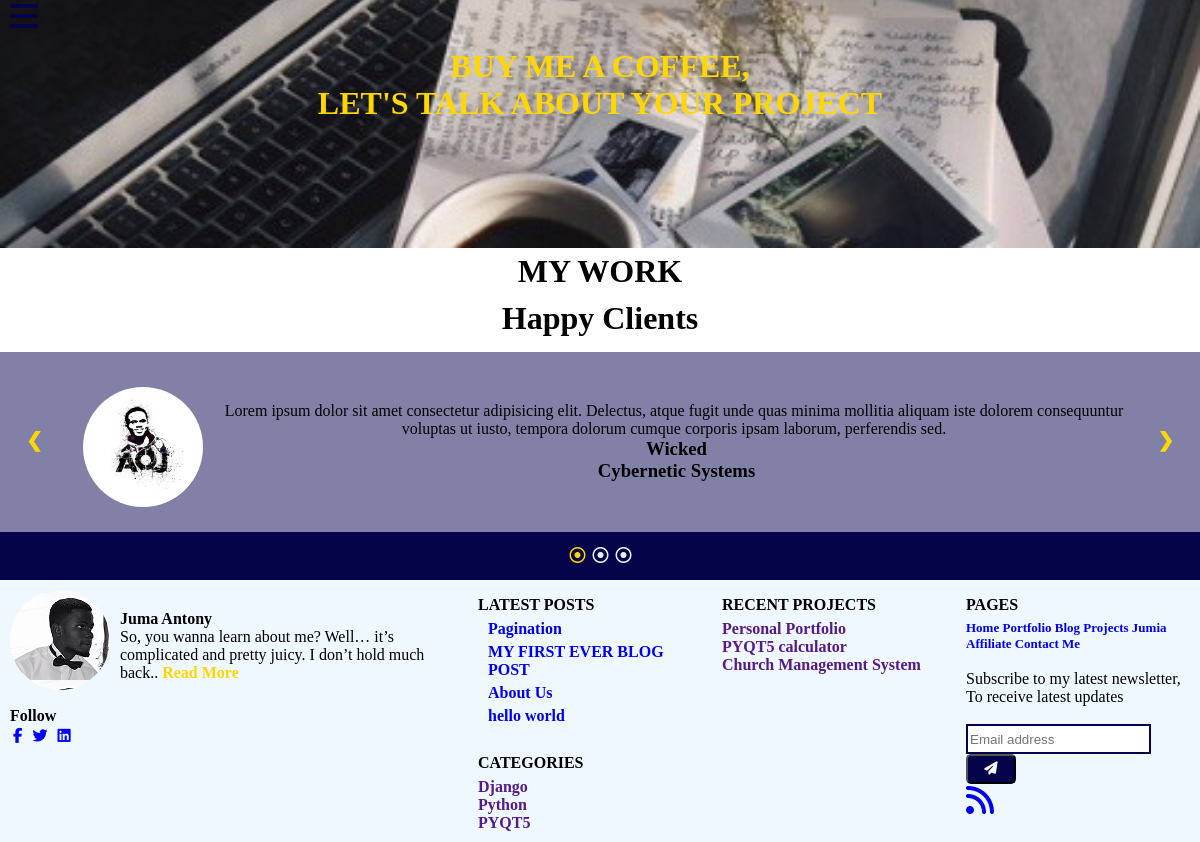
The page /projects.html on the database as committed earlier.
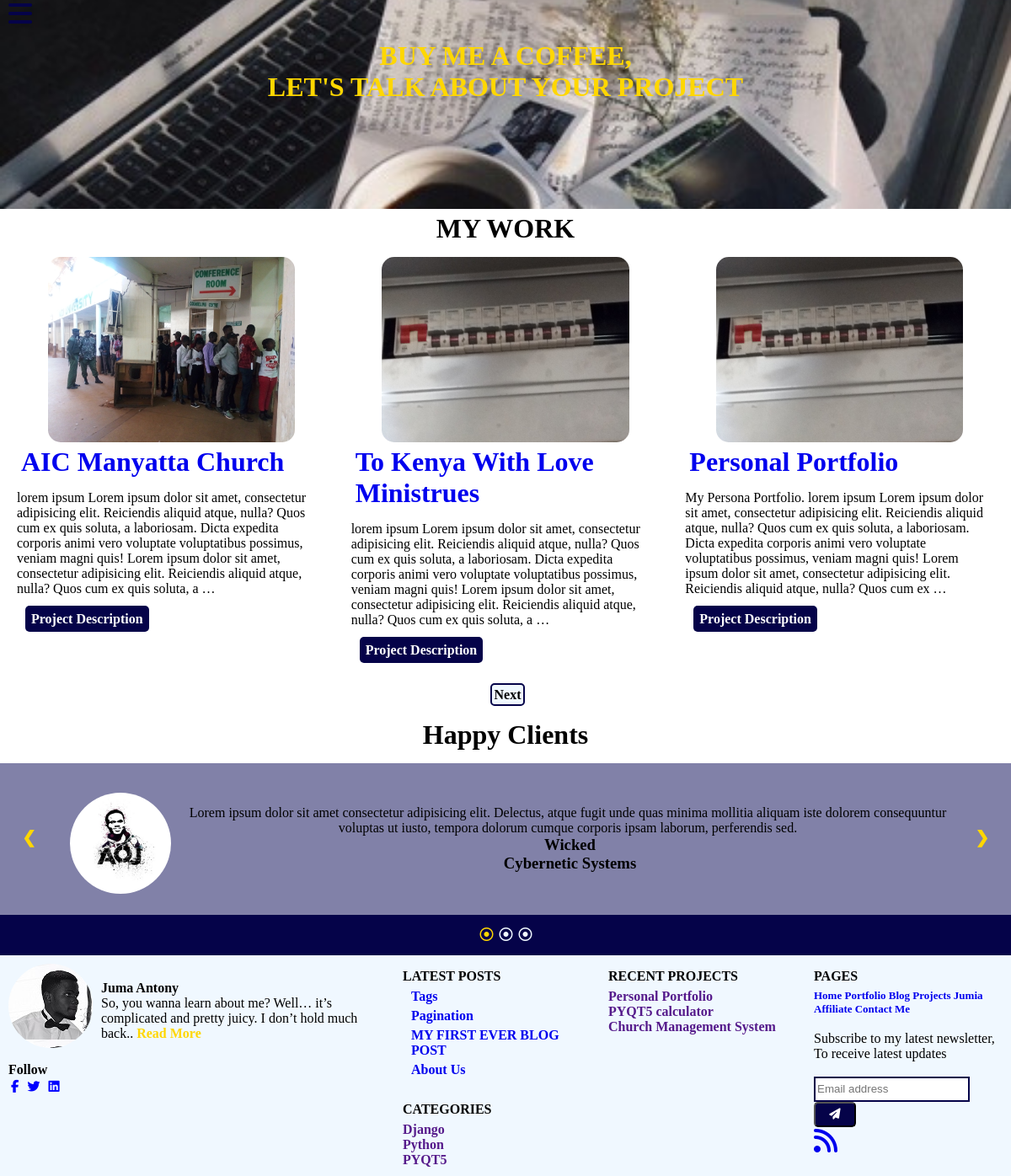
The same page on the database as committed later.
### MySite/models.py (models this page shows, shortened)
class Post(models.Model):
    STATUS_CHOICES = (
        ('draft', 'Draft'),
        ('published', 'Published')
    )
    title = models.CharField(max_length=100)
    slug = models.SlugField(max_length=50, unique_for_date='publish')
    featured_image = models.ImageField(upload_to='featuredImage/')
    author = models.ForeignKey(User, on_delete=models.CASCADE, related_name='blog_posts')
    body = RichTextUploadingField()
    created = models.DateTimeField(auto_now_add=True)
    publish = models.DateTimeField(default=timezone.now)
    updated = models.DateTimeField(auto_now_add=True)
    status = models.CharField(max_length=10, choices=STATUS_CHOICES, default='draft')
    objects = models.Manager()  # default manager
    published = PublishedManager()  # custom manager
    class Meta:
        ordering = ('-publish',)
    def get_absolute_url(self):
        return reverse('MySite:PostDetail', args=[self.publish.year,
                                                  self.publish.month,
                                                  self.publish.day,
                                                  self.slug])

class Project(models.Model):
    STATUS_CHOICES = (
        ('draft','Draft'),
        ('publish','Published')
    )
    title = models.CharField(max_length=100)
    slug = models.SlugField(max_length=50, unique_for_date='publish')
    featured_img = models.ImageField(upload_to='ProjectImages')
    body = RichTextUploadingField()
    created = models.DateTimeField(auto_now_add=True)
    publish = models.DateTimeField(default=timezone.now)
    updated = models.DateField(auto_now_add=True)
    status = models.CharField(max_length=10, choices = STATUS_CHOICES, default='draft')
    objects = models.Manager()  # default manager
    published = PublishedManager()  # custom manager
    class Meta:
        ordering = ('-publish',)

### MySite/views.py (the view)
class Projects(generic.ListView):
    queryset = Project.objects.filter(status ='publish' ).order_by('-publish')
    template_name = 'projects.html'
    paginate_by = 3

### MySite/models.py (called while the page is built)
    def get_queryset(self):
        return super(PublishedManager, self).get_queryset() \
            .filter(status='published')

### MySite/templatetags/mysite_tags.py (called while the page is built)
@register.inclusion_tag('latest_posts.html')
def show_latest_posts(count=5):
    latest_posts = Post.published.order_by('-publish')[:count]
    return{'latest_posts': latest_posts}

### MySite/templates/projects.html (shortened to what this page needs)
{% extends 'base.html' %}
{% load static %}
{% load mysite_tags %}
{% block content %}
    <link rel="stylesheet" type="text/css" href="{% static 'css/projects.css' %}">
    <div id="main">
        <div class="Img-header"><h1 class="heading">Buy me a Coffee,<br> Let's Talk about your Project</h1></div>
        <h1 class="my-work">My Work</h1>
        <div class="project-cont">
          {% for project in project_list  %}
            <div class="proj-cont">
                <img src="{{ project.featured_img.url }}" alt="featured-img" class="featured">
                <a href="{% url 'MySite:ProjectDetail' project.slug %}"><h1>{{ project.title }}</h1></a>
                <p class="description">{{ project.body |safe | truncatewords:50 | linebreaks }}</p>
                <br>
                <a href="{% url 'MySite:ProjectDetail' project.slug %}" class="view-proj">Project description</a>
                <br>
            </div>
          {% endfor %}
        </div>
        {% if is_paginated %}
          <div class="pagination">
          <span>
            {% if page_obj.has_next %}
              <a href="?page={{ page_obj.next_page_number }}" class="step-links">Next</a>
            {% endif %}
          </span>
          </div>
        {% endif %}
        <h1 class="client">Happy clients</h1>
        <div class="slide-show">
            <div class="testimonial">
            <img src="{% static 'images/logo.jpg' %}" alt="" class="client-img">
            <p class="message">Lorem ipsum dolor sit amet consectetur adipisicing elit. Delectus, atque fugit unde quas minima mollitia aliquam iste dolorem consequuntur voluptas ut iusto, tempora dolorum cumque corporis ipsam laborum, perferendis sed.</p>
            <h3 class="client-name">Wicked</h3>
            <h3 class="client-org">Cybernetic Systems</h3>
            </div>
            <a class="prev" onclick="plusSlides(-1)">&#10094;</a>
            <a class="next" onclick="plusSlides(1)">&#10095;</a>
        </div>
        <div class="dot-cont">
            <div class="dot">
            <i id="dot-nav" class="fa fa-dot-circle-o" onclick="currentSlide(1)"></i>
            </div>
            <div class="dot">
            <i id="dot-nav" class="fa fa-dot-circle-o" onclick="currentSlide(2)"></i>
            </div>
            <div class="dot">
            <i id="dot-nav" class="fa fa-dot-circle-o" onclick="currentSlide(3)"></i>
            </div>
        </div>
    {% include "footer.html" %}
    </div>
{% endblock %}

### MySite/templates/base.html (shortened to what this page needs)
{% load static %}
<html>
<head>
	<link rel="stylesheet" type="text/css" href="{% static 'css/base.css' %}">
    <link rel="stylesheet" type="text/css" href="{% static 'font-awesome/css/font-awesome.min.css' %}">
</head>
<body>
<header>
<span onclick="openNav()"><i class="fa fa-bars fa-2x" id="menu-bar"></i></span>
</header>
{% block content %}
{% endblock %}
</body>
</html>

### MySite/templates/footer.html
{% load static %}
{% load mysite_tags %}
<link rel="stylesheet" type="text/css" href="{% static 'css/footer.css' %}">
<footer>
          <div class="footer-items">
            <div class="Sect1">
              <div class="logo"></div>
              <div class="logo-info">
                <h4>Juma Antony</h4>
                <p>So, you wanna learn about me? Well… it’s complicated and pretty juicy. I don’t hold much back..<a href="portfolio.html" class="read"> Read More</a></p>
              </div>
              <h4 class="follow">Follow</h4>
              <a href="https://www.facebook.com/profile.php?id=100011079511148">
                  <i class="fa fa-facebook" id="social-media-btns"></i>
              </a>
              <a href="https://twitter.com/jumaantony12">
                  <i class="fa fa-twitter" id="social-media-btns"></i>
              </a>
              <a href="https://www.linkedin.com/in/antony-juma-746641189/">
                  <i class="fa fa-linkedin-square" id="social-media-btns"></i>
              </a>
            </div>
            <div class="Sect2">
              <h4 class="foot-1">Latest Posts</h4>
              {% show_latest_posts 4 %}
                <br>
              <h4 class="foot-1">Categories</h4>
                <p><a href="" class="items"> Django</a></p>
                <p><a href="" class="items"> Python</a></p>
                <p><a href="" class="items"> PYQT5</a></p>
            </div>
            <div class="Sect3">
              <h4 class="foot-1">Recent Projects</h4>
              <p><a href="" class="items">Personal Portfolio</a></p>
              <p><a href="" class="items">PYQT5 calculator</a></p>
              <p><a href="" class="items">Church Management System</a></p>
            </div>
            <div class="Sect4">
              <h4 class="foot-1">Pages</h4>
                <div class="foot-pages">
                  <a href="index.html">Home</a>
                  <a href="portfolio.html">Portfolio</a>
                  <a href="blog.html">Blog</a>
                  <a href="projects.html">Projects</a>
                  <a href="affiliate.html">Jumia Affiliate</a>
                  <a href="contact.html">Contact Me</a>
                </div>
              <br><br>
              <p>Subscribe to my latest newsletter, <br>
              To receive latest updates</p> <br>
              <div class="subscribe-body">
                <div class="input-group">
                  <input type="text" name="Subscribe" class="form-control" placeholder="Email address">
                  <button class="btn"> <i class="fa fa-paper-plane fa-1.8x"></i></button>
                </div>
                <buttton class="rss">
                  <a href="{% url 'MySite:post_feed' %}"><i class="fa fa-rss fa-2x"></i></a>
                </buttton>
              </div>
            </div>
          </div>
</footer>

### MySite/templates/latest_posts.html
{% load static %}
<link rel="stylesheet" type="text/css" href="{% static 'css/post-list.css' %}">
<ul>
    {% for post in latest_posts %}
        <p class="sub-cat"><a href="{{ post.get_absolute_url }}">{{post.title}}</a></p>
    {% endfor %}
</ul>

### MySite/static/css/base.css (style rules this page uses)
* { margin: 0px; padding: 0px; box-sizing: border-box; max-height: 100%vh; }
#main { transition: margin-left 1s; }
#menu-bar { padding-left: 10px ; color: gold; }

### MySite/static/css/projects.css (style rules this page uses)
.Img-header { background-image: url(../images/project-header.jpg); background-size: cover; height: 350px; width: 100%; margin-top: -7%; }
.heading { text-transform: uppercase; color: gold; font-weight: bolder; text-align: center; padding-top: 130px; }
.my-work { text-transform: uppercase; text-align: center; }
@media (min-width: 700px) { .project-cont { display: flex; justify-content: center; padding-right: 10px; } }
@media (min-width: 700px) { .proj-cont { margin-right: 10px; } }
.proj-cont { margin-left: 20px; margin-top: 10px; margin-right: 10px;; border-radius: 15px; margin-bottom: 20px; }
.featured { width: 80%; border-radius: 15px; margin-left: 10%; }
h1 { text-decoration: none; text-transform: capitalize; padding: 5px; }
.description { padding: 5px; text-align: justify; }
.view-proj { margin-left: 10px; padding: 7px; color: white; background-color: #050349; font-size: 16px; border-radius: 5px; text-transform: capitalize; }
.pagination { margin-top: 15px; margin-bottom: 15px; margin-left: 5px; text-align: center; }
.step-links { background-color: #050349; padding: 3px; border: 2px solid #050349; width: 100px; color: white; border-radius: 5px; }
.client { text-align: center; text-transform: capitalize; margin-bottom: 10px; }
.slide-show { position: relative; background: rgba(5, 4, 82, 0.5); }
.testimonial { display: none; padding: 50px; text-align: center; }
.client-img { height: 120px; width: 120px; border-radius: 50%; float: left; margin-left: 3%; margin-top: -15px; }
.message { margin-right:5px; }
.prev, .next { cursor: pointer; position: absolute; top:50%; width: auto; margin-top: -30px; padding: 16px; color: gold; font-weight: bolder; font-size: 20px; border-radius: 0 3px 3px 0; user-select: none; }
.prev { position: absolute; left: 0; margin-left: 10px; }
.next { position: absolute; right: 0; margin-right: 10px; }
.dot-cont { text-align: center; padding: 15px; background: #050349; }
.dot { cursor: pointer; height: 15px; width: 15px; margin: 0 2px; display: inline-block; color: aliceblue; }
.active, .dot:hover { color:gold; }

### MySite/static/css/footer.css (style rules this page uses)
.footer-items { background-color: aliceblue; }
@media (min-width: 700px) { .footer-items { justify-content: space-between; display: flex; margin-top: 0; } }
.Sect1 { flex: 2; padding: 10px; }
.logo { width: 100px; height: 100px; border-radius: 50%; background-image: url(../images/footer-logo.jpg); position: absolute; margin-bottom: 20px; }
.logo-info { margin-left: 110px; margin-top: 20px; }
.read { color: gold; }
.follow { padding-top: 5px; margin-top: 20px; }
#social-media-btns { font-size: 15px; padding: 3px; color: blue; }
a:link { text-decoration: none; font-weight: bold; }
.Sect2 { flex: 1; padding: 10px; }
.Sect3 { flex: 1; padding: 10px; }
.Sect4 { flex: 1; padding: 10px; }
.foot-1 { text-transform: uppercase; line-height: 30px; }
.foot-pages { font-size: 13; display: inline; }
.form-control { height: 30px; padding: 2px; border: 2px solid #050349; }
.btn { height: 30px; width: 50px; font-weight: bolder; background-color: #050349; color: white; cursor: pointer; border-radius: 5px; }

### MySite/static/css/post-list.css (style rules this page uses)
#main { flex: 1; }
.Img-header { background-image: url(../images/blog-header.jpg); background-size: cover; height: 300px; width: 100%; }
.heading { text-transform: uppercase; color: gold; font-weight: bolder; text-align: center; padding-top: 100px; }
.sub-cat { display: flex; padding-bottom: 5px; font-size: 16px; padding-left: 10px; }
.step-links { background-color: aliceblue; padding: 3px; border: 2px solid #050349; width: 100px; color: black; border-radius: 5px; margin-top: 20px; }

Rows that differ between the two databases and show on the page:
no longer on this page (row unchanged): Post: title "hello world"
added Project: featured_img (picture), title "AIC Manyatta Church", body "lorem ipsum Lorem ipsum dolor sit amet, consectetur adipisicing elit. Reiciendis aliquid atque, nulla? Quos cum ex quis soluta, a laboriosam. Dicta expedita corporis animi vero voluptate voluptatibus possimus, veniam magni quis! Lorem ipsum dolor sit amet, consectetur adipisicing elit. Reiciendis aliquid atque, nulla? Quos cum ex quis soluta, a …"
added Project: featured_img (picture), title "To Kenya With Love Ministrues", body "lorem ipsum Lorem ipsum dolor sit amet, consectetur adipisicing elit. Reiciendis aliquid atque, nulla? Quos cum ex quis soluta, a laboriosam. Dicta expedita corporis animi vero voluptate voluptatibus possimus, veniam magni quis! Lorem ipsum dolor sit amet, consectetur adipisicing elit. Reiciendis aliquid atque, nulla? Quos cum ex quis soluta, a …"
added Project: featured_img (picture), title "Personal Portfolio", body "My Persona Portfolio. lorem ipsum Lorem ipsum dolor sit amet, consectetur adipisicing elit. Reiciendis aliquid atque, nulla? Quos cum ex quis soluta, a laboriosam. Dicta expedita corporis animi vero voluptate voluptatibus possimus, veniam magni quis! Lorem ipsum dolor sit amet, consectetur adipisicing elit. Reiciendis aliquid atque, nulla? Quos cum ex …"
added Post: title "Tags"
Other text that changed with them:
text now shown: "Next"
